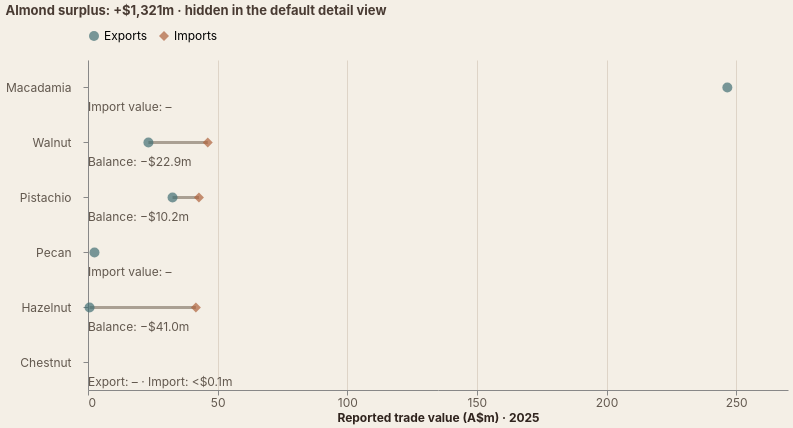

Describe this chart as a Vega-Lite specification.
### Vega-Lite specification from a JSON file in a GitHub repository (floating-point values rounded to 4 significant figures)
{"$schema": "https://vega.github.io/schema/vega-lite/v5.json", "width": 700, "height": {"step": 55}, "background": "#f4efe6", "data": {"values": [{"nut": "Almond", "exports": 1333.0, "imports": 11.8, "note": "Export value: $1,332.8m · Import value: $11.8m", "balance_label": "Balance: +$1,321.0m"}, {"nut": "Macadamia", "exports": 246.6, "imports": null, "note": "Export value: $246.6m · Import value: –", "balance_label": "Import value: –"}, {"nut": "Walnut", "exports": 23.3, "imports": 46.2, "note": "Export value: $23.3m · Import value: $46.2m", "balance_label": "Balance: −$22.9m"}, {"nut": "Pistachio", "exports": 32.6, "imports": 42.8, "note": "Export value: $32.6m · Import value: $42.8m", "balance_label": "Balance: −$10.2m"}, {"nut": "Pecan", "exports": 2.5, "imports": null, "note": "Export value: $2.5m · Import value: –", "balance_label": "Import value: –"}, {"nut": "Hazelnut", "exports": 0.6, "imports": 41.6, "note": "Export value: $0.6m · Import value: $41.6m", "balance_label": "Balance: −$41.0m"}, {"nut": "Chestnut", "exports": null, "imports": null, "note": "Export value: – · Import value: <$0.1m", "balance_label": "Export: – · Import: <$0.1m"}]}, "params": [{"name": "show_almond", "value": false, "bind": {"input": "checkbox", "name": "Include almond (expands the scale): ", "element": "#chart9-controls"}}], "transform": [{"filter": "show_almond || datum.nut !== 'Almond'"}], "encoding": {"y": {"field": "nut", "type": "nominal", "sort": ["Almond", "Macadamia", "Walnut", "Pistachio", "Pecan", "Hazelnut", "Chestnut"], "title": null, "axis": {"labelPadding": 12}}, "x": {"field": "exports", "type": "quantitative", "title": "Reported trade value (A$m) · 2025", "scale": {"domain": {"expr": "show_almond ? [0,1400] : [0,270]"}, "nice": false}, "axis": {"tickCount": 6}}, "tooltip": [{"field": "nut", "title": "Crop"}, {"field": "note", "title": "Reported values"}]}, "layer": [{"transform": [{"filter": "isValid(datum.exports) && isValid(datum.imports)"}], "mark": {"type": "rule", "strokeWidth": 3, "color": "#aaa093"}, "encoding": {"x2": {"field": "imports"}}}, {"transform": [{"fold": ["exports", "imports"], "as": ["measure", "value"]}, {"filter": "isValid(datum.value)"}], "mark": {"type": "point", "filled": true, "size": 100}, "encoding": {"x": {"field": "value", "type": "quantitative"}, "color": {"field": "measure", "scale": {"domain": ["exports", "imports"], "range": ["#416f73", "#ae623c"]}, "legend": {"title": null, "orient": "top", "labelExpr": "datum.label === 'exports' ? 'Exports' : 'Imports'"}}, "shape": {"field": "measure", "scale": {"domain": ["exports", "imports"], "range": ["circle", "diamond"]}, "legend": null}}}, {"mark": {"type": "text", "align": "left", "dy": 19, "fontSize": 12, "color": "#62584e"}, "encoding": {"x": {"value": 0}, "text": {"field": "balance_label"}}}], "config": {"font": "-apple-system, 'Segoe UI', Helvetica, Arial, sans-serif", "view": {"stroke": null}, "axis": {"labelFontSize": 12, "titleFontSize": 12, "labelColor": "#62584e", "titleColor": "#30241e", "gridColor": "#ded4c7"}, "legend": {"labelFontSize": 12, "titleFontSize": 12}}, "title": {"text": "Almond surplus: +$1,321m · hidden in the default detail view", "anchor": "start", "fontSize": 13, "color": "#493b33", "offset": 12}}
